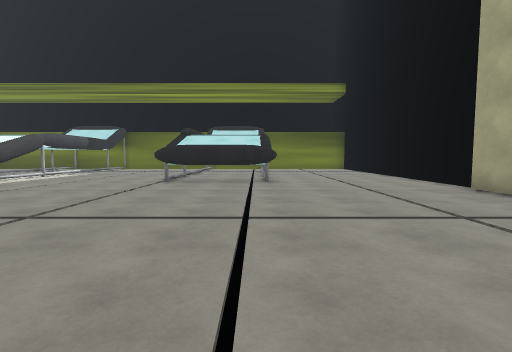
view 1 (above)

16 first-person views from a walk through a scene from a Unity 3-D project. The camera is 1.3 m above the floor, tilts 4° down and sees 85° across. The floor is counted in squares, 1.8 m on a side. Each view is taken from the middle of a square. On the plan, view 1 faces up. The plan holds only what a view shows up to about 10 squares ahead; the rest is blank. The place goes on beyond the plan. The player is left out. Some animated figures are not drawn. Some surface patterns are stand-ins.

view 2
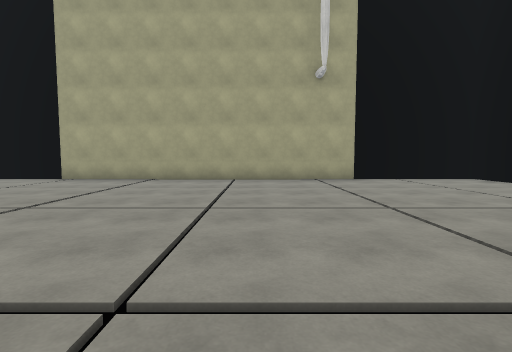

view 3
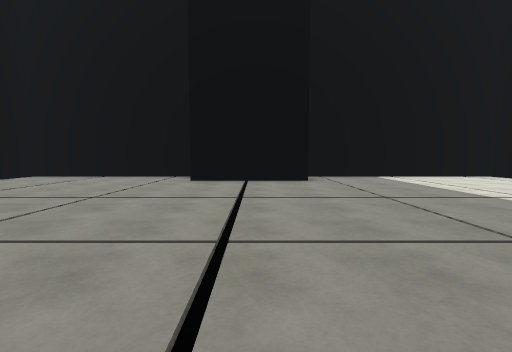

view 4
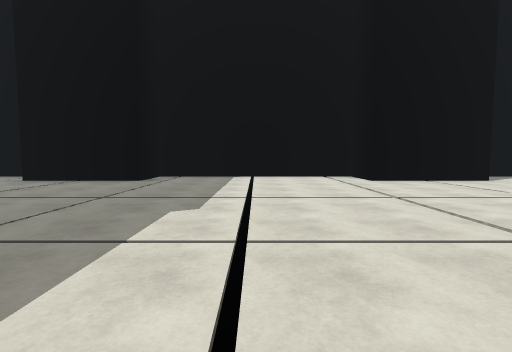

view 5
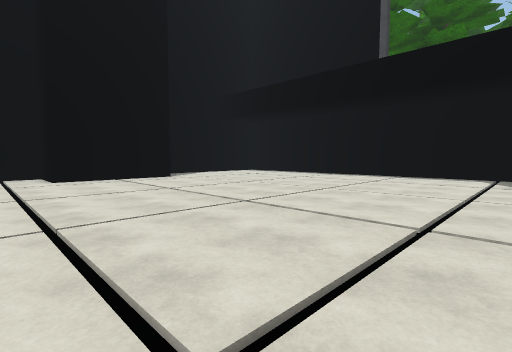

view 6
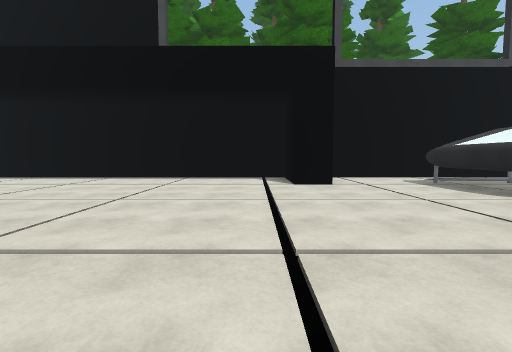

view 7
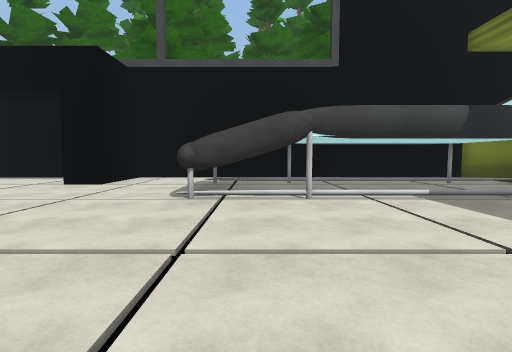

view 8
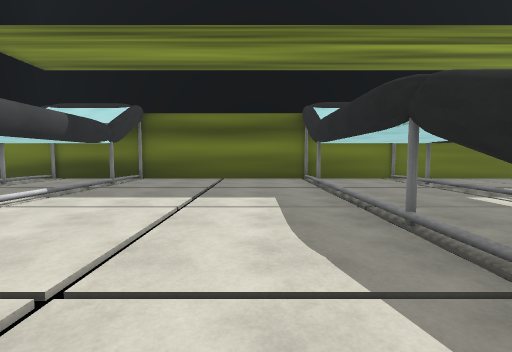

view 9
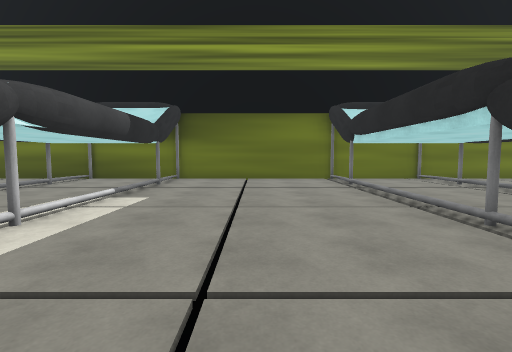

view 10
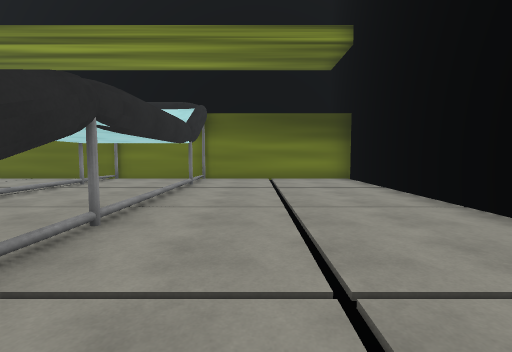

view 11
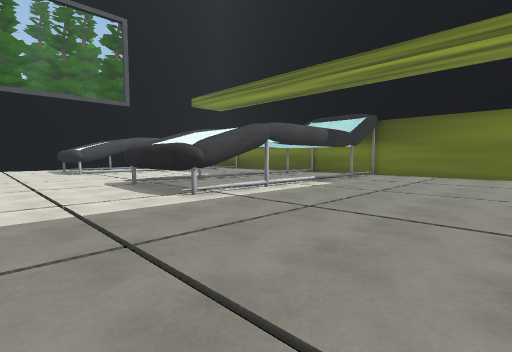

view 12
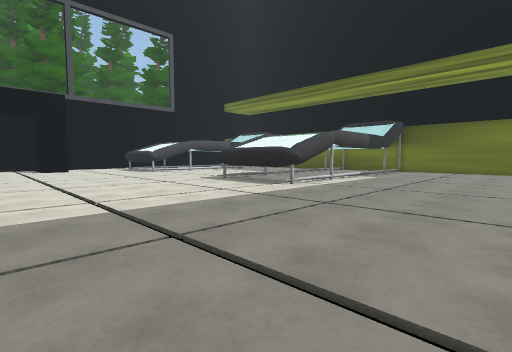

view 13
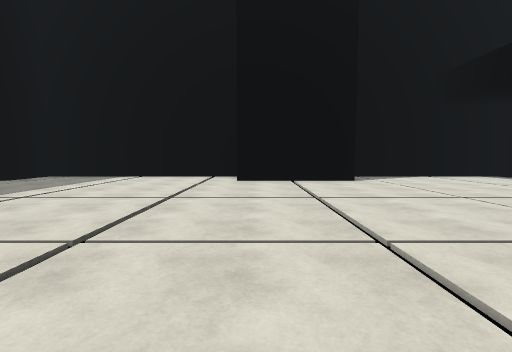

view 14
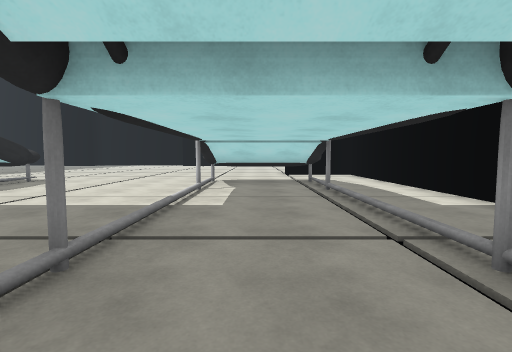

view 15
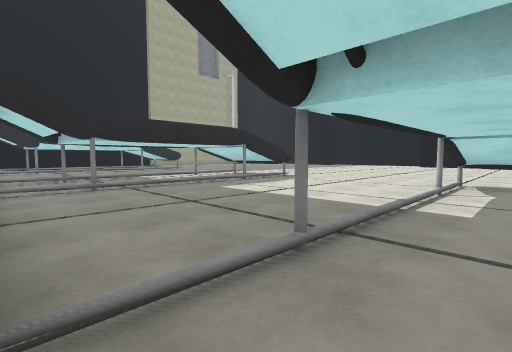

view 16
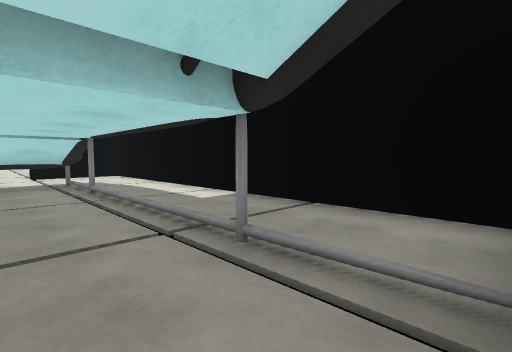

### Floor plan
Key: @ floor where view 1 was taken; # wall or solid block; x gap in a wall; . floor; T thing the floor can be seen under or through.
Columns run from 21 left of view 1 to 5 right of it. Each row starts with its distance up from view 1.
 17 ###################  ######
 16 #.................####....#
 15 #.................x.......#
 14 #.#..#.....#.#....#.......#
 13 #.........................#
 12 #.........................#
 11 #.........................#
 10 #.#................#......#
  9 #..TTT.....###.....###....#
  8 #..TTT.....###.....###....#
  7 #.........................#
  6 #.........................#
  5 ###.......................#
  4 ###.......................#
  3 #.........................#
  2 #.........................#
  1 #.........................#
  0 #....................@....#
 -1 #.........................#
 -2 #.........................#
 -3 #.........................#
 -4 #.........................#
 -5 #.........................#
 -6 #.....####.......####.....#
 -7 #######  #########  #######

Where each view was taken, in squares from view 1:
view 1: 0 up, 0 right, facing up
view 2: 0 up, 4 left, facing right
view 3: 3 up, 3 left, facing down
view 4: 3 up, 8 left, facing down
view 5: 4 up, 10 left, facing down-left
view 6: 3 up, 11 left, facing left
view 7: 9 up, 11 left, facing left
view 8: 7 up, 12 left, facing up
view 9: 7 up, 5 left, facing up
view 10: 7 up, 2 right, facing up
view 11: 5 up, 3 left, facing up-left
view 12: 2 up, 3 left, facing up-left
view 13: 3 up, 12 left, facing down
view 14: 16 up, 17 left, facing down
view 15: 16 up, 17 left, facing down-right
view 16: 16 up, 17 left, facing down-left
